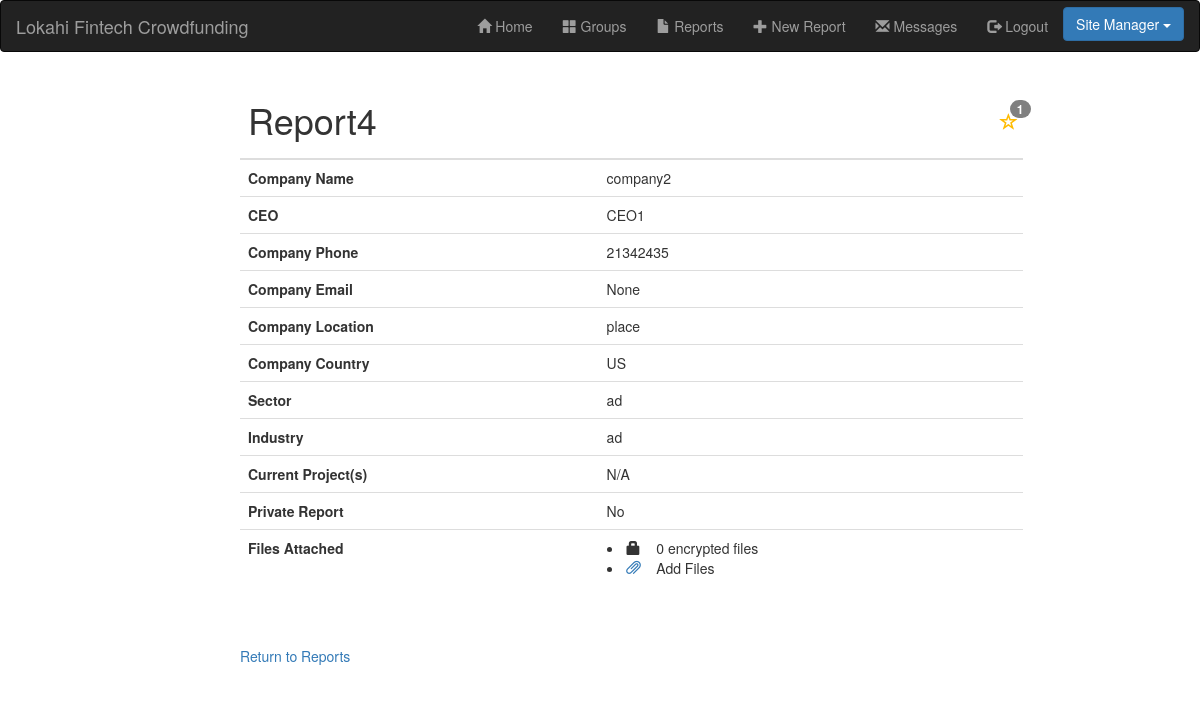
/app/report/4 (signed in), run on an earlier commit of the app's database.
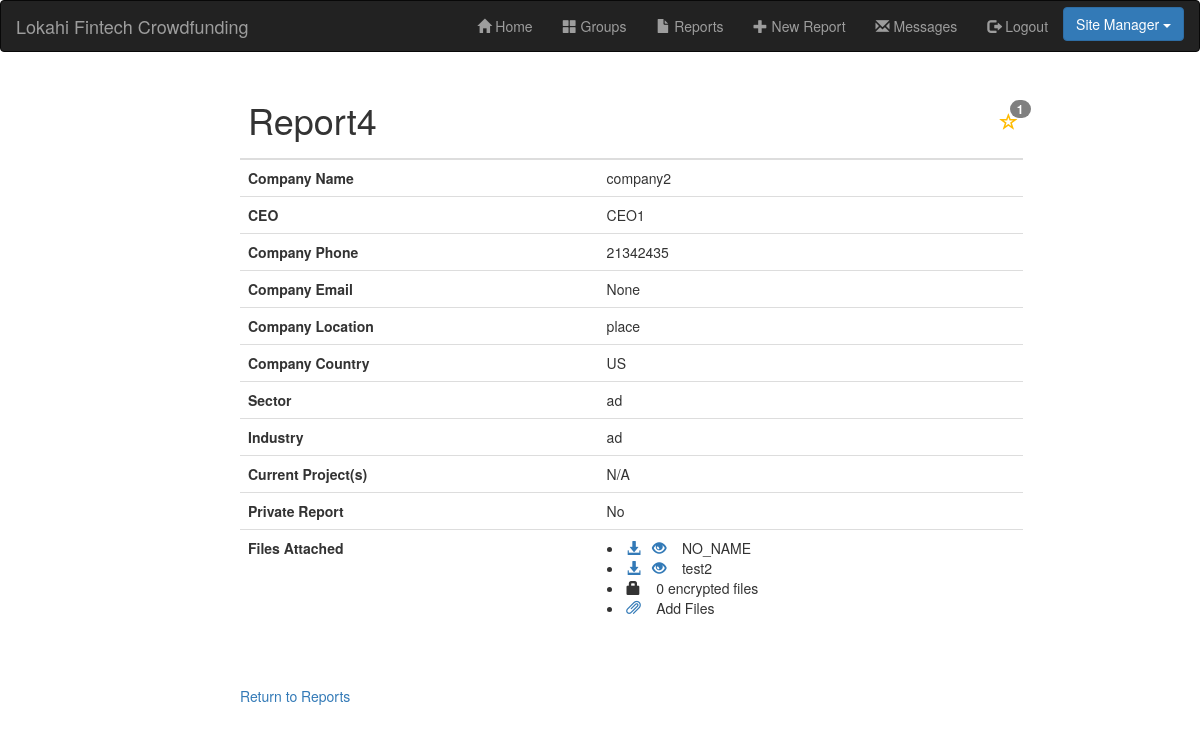
And on a later commit of the database.
### app/models.py (models this page shows, shortened)
class Report(models.Model):
    reportName = models.CharField(max_length=50, default="NO_NAME")
    companyUser = models.ForeignKey(User, on_delete=models.SET_NULL, null=True, blank=True, related_name="companyUser")
    timeStamp = models.DateTimeField(null=True, blank=True)
    companyName = models.CharField(max_length=50)
    companyCEO = models.CharField(max_length=50)
    companyPhone = models.CharField(max_length=12)
    companyEmail = models.CharField(max_length=50)
    companyLocation = models.CharField(max_length=50)
    companyCountry = models.CharField(max_length=3, choices=COUNTRY_CHOICES, default="US")
    sector = models.CharField(max_length=50)
    industry = models.CharField(max_length=50)
    currentProjects = models.CharField(max_length=200)
    accessType = models.CharField(max_length=7, choices=(("private", "private"), ("public", "public")), default="public")
    files = models.ManyToManyField(ReportFile, blank=True)
    stars = models.ManyToManyField(User, blank=True, related_name="starred")
    class Meta:
        permissions = (
            ('can_view_reports', "Can view reports"),
            ('can_change_reports', "Can change reports")
        )

class ReportFile(models.Model):
    companyUser = models.ForeignKey(User, on_delete=models.SET_NULL, null=True, blank=True)
    name = models.CharField(max_length=50, default="NO_NAME")
    file = models.FileField(upload_to='files/')
    encrypted = models.BooleanField(default=False)
    def __str__(self):
        return self.name

### app/views.py (the view)
# urls.py: url(r'^report/(?P<pk>\d+)$', views.reportDetail.as_view(), name='report_detail'),
class reportDetail(generic.DetailView):
    model = Report
    context_object_name = 'report'
    template_name = 'report_detail.html'
    def get_queryset(self):
        queryset = super(reportDetail, self).get_queryset()
        if(self.request.user.groups.filter(name='Site Manager').exists() == False):
            queryset = queryset.filter(Q(accessType = "public") | Q(companyUser = self.request.user) | Q(usermadegroup__members=self.request.user)).distinct()
        return queryset

### app/templatetags/user_tags.py (called while the page is built)
@register.filter('has_group')
def has_group(user, group_name):
    groups = user.groups.all().values_list('name', flat=True)
    return True if group_name in groups else False

### app/templates/report_detail.html (shortened to what this page needs)
{% extends "base_generic.html" %}
{% block content %}
    {% if user.is_authenticated %}
    <table class="table table-hover table-responsive table-fixed">
        <thead>
          <tr>
            <th colspan="3" >
            <p id="detailStar">
                <a href="{% url 'star_report' report.id 'detail' %}">
                  {% if user in report.stars.all %}
                  <span id="star" class="glyphicon glyphicon-star" style="float:left;">
                  {% else %}
                  <span id="star" class="glyphicon glyphicon-star-empty" style="float:left;">
                  {% endif %}
                </a>
                <span class="badge badge-notify">
                    {{ report.stars.count }}
                </span>
              </p>
              <h1>{{ report.reportName }}</h1>
            </th>
          </tr>
        </thead>
        <tbody>
          <tr>
            <th scope="row">Company Name</th>
            <td colspan="2">{{ report.companyName }}</td>
          </tr>
          <tr>
            <th scope="row">CEO</th>
            <td colspan="2">{{ report.companyCEO }}</td>
          </tr>
          <tr>
            <th scope="row">Company Phone</th>
            <td colspan="2">{{ report.companyPhone }}</td>
          </tr>
          <tr>
            <th scope="row">Company Email</th>
            <td colspan="2">{{ report.companyEmail }}</td>
          </tr>
          <tr>
            <th scope="row">Company Location</th>
            <td colspan="2">{{ report.companyLocation }}</td>
          </tr>
          <tr>
            <th scope="row">Company Country</th>
            <td colspan="2">{{ report.companyCountry }}</td>
          </tr>
          <tr>
            <th scope="row">Sector</th>
            <td colspan="2">{{ report.sector }}</td>
          </tr>
          <tr>
            <th scope="row">Industry</th>
            <td colspan="2">{{ report.industry }}</td>
          </tr>
          <tr>
            <th scope="row">Current Project(s)</th>
            <td colspan="2">{{ report.currentProjects }}</td>
          </tr>
          <tr>
            <th scope="row">Private Report</th>
            <td colspan="2">{% if report.accessType == "private" %} Yes {% else %} No {% endif %}</td>
          </tr>
          <tr>
            <th scope="row">Files Attached</th>
            <td colspan="2">{% for file in report.files.all %}
                {% if file.encrypted == False %}
                <li>
                <a href="../../{{file.file}}" download>
                    <span class="glyphicon glyphicon-download-alt">
                </a>
                <a href="../../{{file.file}}" target="_blank">
                    <span class="glyphicon glyphicon-eye-open">
                </a>
                {{file}}
                </li>
                {% else %}
                <script type="text/javascript">
                    addEncCount();
                </script>
                {% endif %}
                {% endfor %}
                <li id="encryptedFiles">
                    <span class="glyphicon glyphicon-lock"></span>
                    <div id="encCount" style="display:inline">0</div>
                </li>
                <li>
                  <a href="{% url 'add_new_file_to_report' report.id %}"><span class="glyphicon glyphicon-paperclip"></span></a>
                  &nbsp;&nbsp;&nbsp;Add Files
                </li>
            </td>
          </tr>
        </tbody>
      </table>
        <br><br>
        <a href="{% url 'reports'%}?next={{request.path}}">Return to Reports</a>
    {% else %}
        <p>Your account doesn't have access to this page. To proceed,
        please login with an account that has access.</p>
    {% endif %}
{% endblock %}

### app/templates/base_generic.html (shortened to what this page needs)
{% load user_tags %}
<!DOCTYPE html>
<html lang="en">
<head>
  <link rel="stylesheet" href="https://maxcdn.bootstrapcdn.com/bootstrap/3.3.7/css/bootstrap.min.css">
  <link rel="stylesheet" type="text/css" href="//cdn.jsdelivr.net/bootstrap/3/css/bootstrap.css" />
  <link rel="stylesheet" type="text/css" href="//cdn.jsdelivr.net/bootstrap.daterangepicker/2/daterangepicker.css" />
  {% load static %}
  <link rel="stylesheet" href="{% static 'css/styles.css' %}">
</head>
<nav class="navbar navbar-inverse">
  <div class="container-fluid">
    <div class="navbar-header">
      <a class="navbar-brand" href="#">Lokahi Fintech Crowdfunding</a>
    </div>
    <ul class="nav navbar-nav" style="float:right;">
      <li><a href="{% url 'index' %}"><span class="glyphicon glyphicon-home"></span> Home</a></li>
      {% if user.is_authenticated %}
        <li><a href="{% url 'groups'%}?next={{request.path}}"><span class="glyphicon glyphicon-th-large"></span> Groups</a></li>
        <li><a href="{% url 'reports'%}?next={{request.path}}"><span class="glyphicon glyphicon-file"></span> Reports</a></li>
        <li><a href="{% url 'create_report'%}?next={{request.path}}"><span class="glyphicon glyphicon-plus"></span> New Report</a></li>
        <li><a href="{% url 'messages'%}?next={{request.path}}"> <span class="glyphicon glyphicon-envelope"></span> Messages</a></li>
        <li><a href="{% url 'logout'%}"><span class="glyphicon glyphicon-log-out"></span> Logout</a></li>
        {% if request.user|has_group:"Site Manager"  %}
          <li><div class="dropdown" style="padding-top:5%;">
            <button class="btn btn-primary dropdown-toggle" type="button" data-toggle="dropdown">Site Manager
            <span class="caret"></span></button>
          </div></li>
        {% endif %}
      {% else %}
         <li><a href="{% url 'login'%}?next={{request.path}}"><span class="glyphicon glyphicon-log-in"></span> Login</a></li>
         <li><a href="{% url 'create_user'%}?next={{request.path}}"><span class="glyphicon glyphicon-user"></span> New User?</a></li>
      {% endif %}
    </ul>
  </div>
</nav>
<body onload="pageScript();">
  <div id = "content-container" class="container-fluid" style="padding-left:35%;">
    <div class="row">
      <div class="col-sm-10 ">
      {% block content %}{% endblock %}
      </div>
    </div>
  </div>
  {% block pagination %}
  {% if is_paginated %}
        {% if page_obj.has_previous %}
        {% load url_tags %}
        {% endif %}
        {% if page_obj.has_next %}
        {% load url_tags %}
        {% endif %}
  {% endif %}
  {% endblock %}
</body>
</html>

### app/static/css/styles.css (style rules this page uses)
.badge-notify { background:grey; position:relative; top: -15px; left: -20px; margin-right: -13px; min-width: 6px; }
#star { color: rgb(255, 187, 0); font-size: 18px; }
#detailStar { position: absolute; float:right; right:0px; top:40px; }

What changed in the data, as far as the page shows it:
added ReportFile: name "NO_NAME"
added ReportFile: name "test2"
